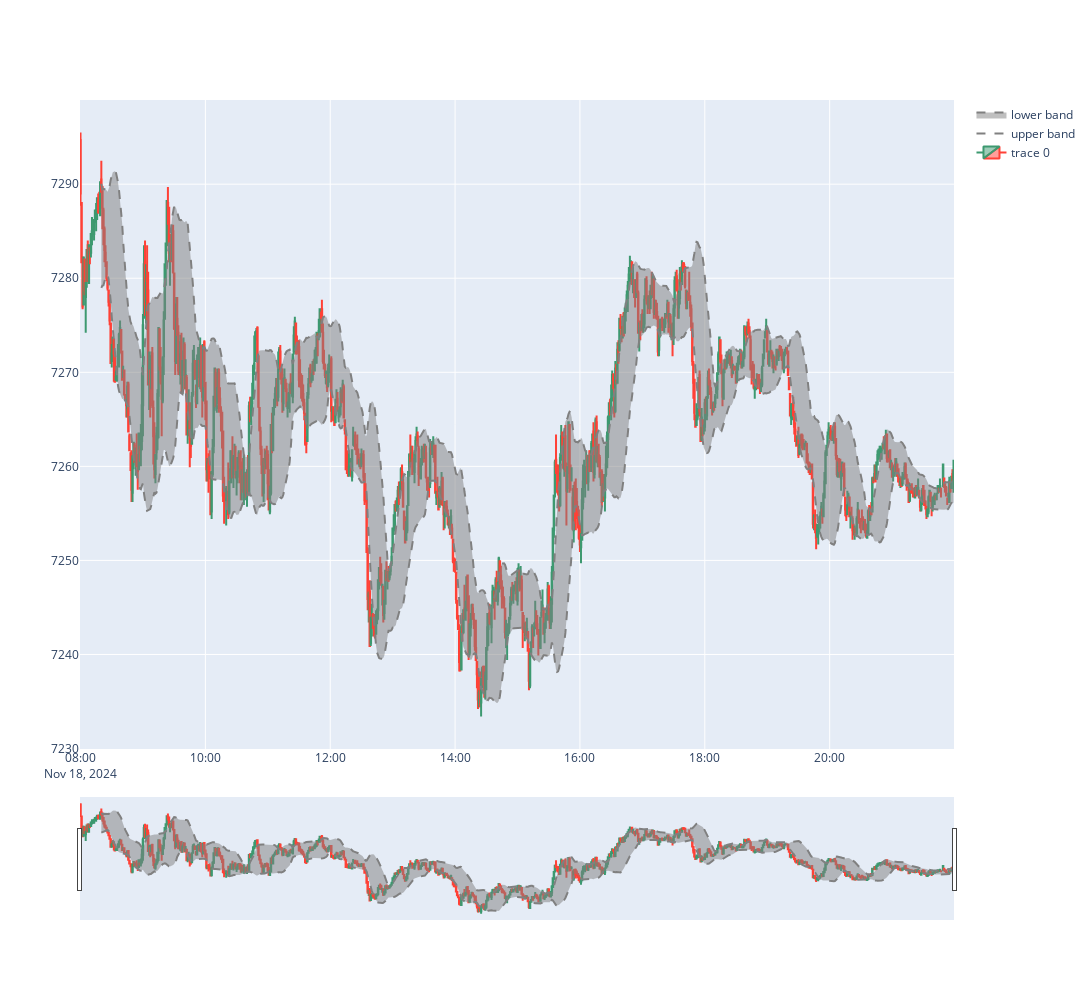

Notebook code for this chart:
### Code cell
fig = go.Figure(data=[
    go.Candlestick(
                x=df_org['SnapshotTime'],
                open=df_org['openPrices'],
                high=df_org['highPrices'],
                low=df_org['lowPrices'],
                close=df_org['closedprices']),
    go.Scatter(x = df_org['SnapshotTime'],
                         y = up,
                         line_color = 'gray',
                         line = {'dash': 'dash'},
                         name = 'upper band',
                         opacity = 0.5),
    go.Scatter(x = df_org['SnapshotTime'],
                         y = low,
                         line_color = 'gray',
                         line = {'dash': 'dash'},
                         fill = 'tonexty',
                         name = 'lower band',
                         opacity = 0.3)] )

fig.update_layout( width=1790, height=1000)
fig.show()

### Figure 1 — Plotly figure (JSON) as saved in the notebook; plotly's stock layout.template omitted (floating-point values rounded to 4 significant figures; data arrays with more than 128 entries replaced by an {"elided": "..."} marker saying what was removed)
{"data": [{"close": {"elided": "839 float values"}, "high": {"elided": "839 float values"}, "low": {"elided": "839 float values"}, "open": {"elided": "839 float values"}, "type": "candlestick", "x": {"elided": "839 str values"}}, {"line": {"color": "gray", "dash": "dash"}, "name": "upper band", "opacity": 0.5, "type": "scatter", "x": {"elided": "839 str values"}, "y": {"elided": "839 float values"}}, {"fill": "tonexty", "line": {"color": "gray", "dash": "dash"}, "name": "lower band", "opacity": 0.3, "type": "scatter", "x": {"elided": "839 str values"}, "y": {"elided": "839 float values"}}], "layout": {"height": 1000, "width": 1790}}
